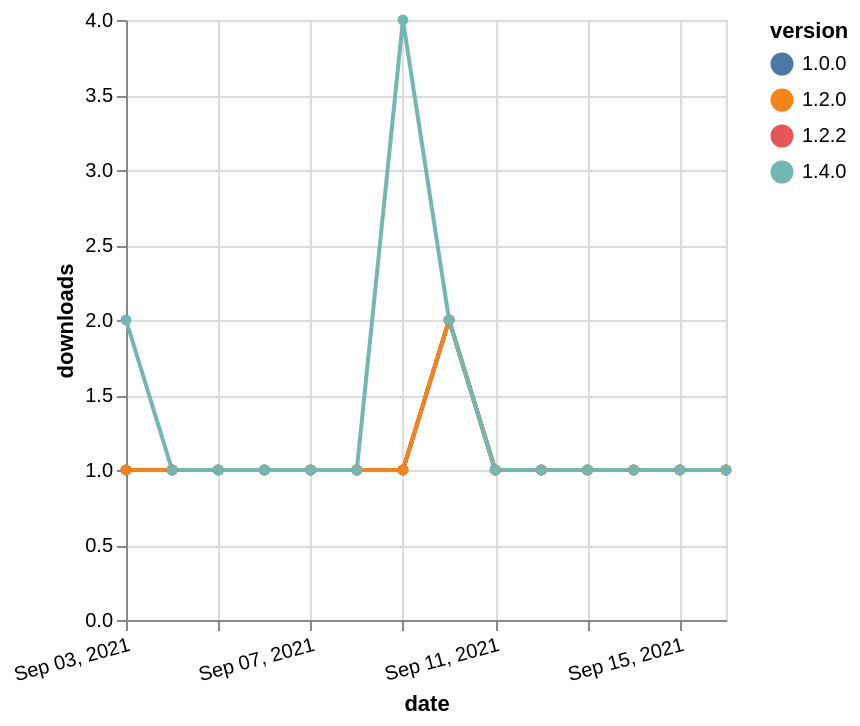

Write a Vega-Lite specification for this figure.
### Vega-Lite specification from a JSON file in a GitHub repository (floating-point values rounded to 4 significant figures)
{"$schema": "https://vega.github.io/schema/vega-lite/v5.json", "description": "A simple bar chart with embedded data.", "data": {"values": [{"date": "2021-09-03", "total": 156, "delta": 1, "version": "1.0.0"}, {"date": "2021-09-04", "total": 157, "delta": 1, "version": "1.0.0"}, {"date": "2021-09-05", "total": 158, "delta": 1, "version": "1.0.0"}, {"date": "2021-09-06", "total": 159, "delta": 1, "version": "1.0.0"}, {"date": "2021-09-07", "total": 160, "delta": 1, "version": "1.0.0"}, {"date": "2021-09-08", "total": 161, "delta": 1, "version": "1.0.0"}, {"date": "2021-09-09", "total": 162, "delta": 1, "version": "1.0.0"}, {"date": "2021-09-10", "total": 164, "delta": 2, "version": "1.0.0"}, {"date": "2021-09-11", "total": 165, "delta": 1, "version": "1.0.0"}, {"date": "2021-09-12", "total": 166, "delta": 1, "version": "1.0.0"}, {"date": "2021-09-13", "total": 167, "delta": 1, "version": "1.0.0"}, {"date": "2021-09-14", "total": 168, "delta": 1, "version": "1.0.0"}, {"date": "2021-09-15", "total": 169, "delta": 1, "version": "1.0.0"}, {"date": "2021-09-16", "total": 170, "delta": 1, "version": "1.0.0"}, {"date": "2021-09-03", "total": 125, "delta": 1, "version": "1.2.2"}, {"date": "2021-09-04", "total": 126, "delta": 1, "version": "1.2.2"}, {"date": "2021-09-05", "total": 127, "delta": 1, "version": "1.2.2"}, {"date": "2021-09-06", "total": 128, "delta": 1, "version": "1.2.2"}, {"date": "2021-09-07", "total": 129, "delta": 1, "version": "1.2.2"}, {"date": "2021-09-08", "total": 130, "delta": 1, "version": "1.2.2"}, {"date": "2021-09-09", "total": 131, "delta": 1, "version": "1.2.2"}, {"date": "2021-09-10", "total": 133, "delta": 2, "version": "1.2.2"}, {"date": "2021-09-11", "total": 134, "delta": 1, "version": "1.2.2"}, {"date": "2021-09-12", "total": 135, "delta": 1, "version": "1.2.2"}, {"date": "2021-09-13", "total": 136, "delta": 1, "version": "1.2.2"}, {"date": "2021-09-14", "total": 137, "delta": 1, "version": "1.2.2"}, {"date": "2021-09-15", "total": 138, "delta": 1, "version": "1.2.2"}, {"date": "2021-09-16", "total": 139, "delta": 1, "version": "1.2.2"}, {"date": "2021-09-03", "total": 143, "delta": 1, "version": "1.2.0"}, {"date": "2021-09-04", "total": 144, "delta": 1, "version": "1.2.0"}, {"date": "2021-09-05", "total": 145, "delta": 1, "version": "1.2.0"}, {"date": "2021-09-06", "total": 146, "delta": 1, "version": "1.2.0"}, {"date": "2021-09-07", "total": 147, "delta": 1, "version": "1.2.0"}, {"date": "2021-09-08", "total": 148, "delta": 1, "version": "1.2.0"}, {"date": "2021-09-09", "total": 149, "delta": 1, "version": "1.2.0"}, {"date": "2021-09-10", "total": 151, "delta": 2, "version": "1.2.0"}, {"date": "2021-09-11", "total": 152, "delta": 1, "version": "1.2.0"}, {"date": "2021-09-12", "total": 153, "delta": 1, "version": "1.2.0"}, {"date": "2021-09-13", "total": 154, "delta": 1, "version": "1.2.0"}, {"date": "2021-09-14", "total": 155, "delta": 1, "version": "1.2.0"}, {"date": "2021-09-15", "total": 156, "delta": 1, "version": "1.2.0"}, {"date": "2021-09-16", "total": 157, "delta": 1, "version": "1.2.0"}, {"date": "2021-09-03", "total": 117, "delta": 2, "version": "1.4.0"}, {"date": "2021-09-04", "total": 118, "delta": 1, "version": "1.4.0"}, {"date": "2021-09-05", "total": 119, "delta": 1, "version": "1.4.0"}, {"date": "2021-09-06", "total": 120, "delta": 1, "version": "1.4.0"}, {"date": "2021-09-07", "total": 121, "delta": 1, "version": "1.4.0"}, {"date": "2021-09-08", "total": 122, "delta": 1, "version": "1.4.0"}, {"date": "2021-09-09", "total": 126, "delta": 4, "version": "1.4.0"}, {"date": "2021-09-10", "total": 128, "delta": 2, "version": "1.4.0"}, {"date": "2021-09-11", "total": 129, "delta": 1, "version": "1.4.0"}, {"date": "2021-09-12", "total": 130, "delta": 1, "version": "1.4.0"}, {"date": "2021-09-13", "total": 131, "delta": 1, "version": "1.4.0"}, {"date": "2021-09-14", "total": 132, "delta": 1, "version": "1.4.0"}, {"date": "2021-09-15", "total": 133, "delta": 1, "version": "1.4.0"}, {"date": "2021-09-16", "total": 134, "delta": 1, "version": "1.4.0"}]}, "width": "container", "mark": {"type": "line", "point": {"filled": true}}, "encoding": {"x": {"field": "date", "type": "temporal", "timeUnit": "yearmonthdate", "title": "date", "axis": {"labelAngle": -15}}, "y": {"field": "delta", "type": "quantitative", "title": "downloads"}, "color": {"field": "version", "type": "nominal"}, "tooltip": {"field": "delta"}}}
